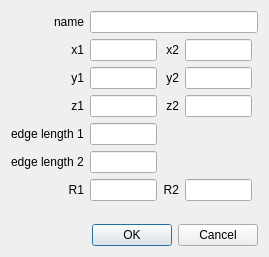
<?xml version="1.0" encoding="UTF-8"?>
<ui version="4.0">
 <class>GuiEdgeLengthSourceCone</class>
 <widget class="QDialog" name="GuiEdgeLengthSourceCone">
  <property name="geometry">
   <rect>
    <x>0</x>
    <y>0</y>
    <width>269</width>
    <height>257</height>
   </rect>
  </property>
  <property name="windowTitle">
   <string>Dialog</string>
  </property>
  <layout class="QVBoxLayout" name="verticalLayout">
   <item>
    <layout class="QGridLayout" name="gridLayout">
     <item row="0" column="1" colspan="4">
      <widget class="QLineEdit" name="lineEditName"/>
     </item>
     <item row="0" column="0">
      <widget class="QLabel" name="label">
       <property name="text">
        <string>name</string>
       </property>
       <property name="alignment">
        <set>Qt::AlignRight|Qt::AlignTrailing|Qt::AlignVCenter</set>
       </property>
      </widget>
     </item>
     <item row="1" column="1">
      <widget class="QLineEdit" name="lineEditX1"/>
     </item>
     <item row="1" column="0">
      <widget class="QLabel" name="label_2">
       <property name="text">
        <string>x1</string>
       </property>
       <property name="alignment">
        <set>Qt::AlignRight|Qt::AlignTrailing|Qt::AlignVCenter</set>
       </property>
      </widget>
     </item>
     <item row="1" column="2">
      <widget class="QLabel" name="label_8">
       <property name="text">
        <string>x2</string>
       </property>
       <property name="alignment">
        <set>Qt::AlignRight|Qt::AlignTrailing|Qt::AlignVCenter</set>
       </property>
      </widget>
     </item>
     <item row="2" column="1">
      <widget class="QLineEdit" name="lineEditY1"/>
     </item>
     <item row="3" column="1">
      <widget class="QLineEdit" name="lineEditZ1"/>
     </item>
     <item row="2" column="0">
      <widget class="QLabel" name="label_9">
       <property name="text">
        <string>y1</string>
       </property>
       <property name="alignment">
        <set>Qt::AlignRight|Qt::AlignTrailing|Qt::AlignVCenter</set>
       </property>
      </widget>
     </item>
     <item row="3" column="0">
      <widget class="QLabel" name="label_10">
       <property name="text">
        <string>z1</string>
       </property>
       <property name="alignment">
        <set>Qt::AlignRight|Qt::AlignTrailing|Qt::AlignVCenter</set>
       </property>
      </widget>
     </item>
     <item row="2" column="2">
      <widget class="QLabel" name="label_11">
       <property name="text">
        <string>y2</string>
       </property>
       <property name="alignment">
        <set>Qt::AlignRight|Qt::AlignTrailing|Qt::AlignVCenter</set>
       </property>
      </widget>
     </item>
     <item row="3" column="2">
      <widget class="QLabel" name="label_12">
       <property name="text">
        <string>z2</string>
       </property>
       <property name="alignment">
        <set>Qt::AlignRight|Qt::AlignTrailing|Qt::AlignVCenter</set>
       </property>
      </widget>
     </item>
     <item row="2" column="3">
      <widget class="QLineEdit" name="lineEditY2"/>
     </item>
     <item row="3" column="3">
      <widget class="QLineEdit" name="lineEditZ2"/>
     </item>
     <item row="1" column="3">
      <widget class="QLineEdit" name="lineEditX2"/>
     </item>
     <item row="4" column="0">
      <widget class="QLabel" name="label_6">
       <property name="text">
        <string>edge length 1</string>
       </property>
      </widget>
     </item>
     <item row="5" column="0">
      <widget class="QLabel" name="label_7">
       <property name="text">
        <string>edge length 2</string>
       </property>
      </widget>
     </item>
     <item row="4" column="1">
      <widget class="QLineEdit" name="lineEditEL1"/>
     </item>
     <item row="5" column="1">
      <widget class="QLineEdit" name="lineEditEL2"/>
     </item>
     <item row="6" column="1">
      <widget class="QLineEdit" name="lineEditR1"/>
     </item>
     <item row="6" column="0">
      <widget class="QLabel" name="label_13">
       <property name="text">
        <string>R1</string>
       </property>
       <property name="alignment">
        <set>Qt::AlignRight|Qt::AlignTrailing|Qt::AlignVCenter</set>
       </property>
      </widget>
     </item>
     <item row="6" column="2">
      <widget class="QLabel" name="label_14">
       <property name="text">
        <string>R2</string>
       </property>
       <property name="alignment">
        <set>Qt::AlignRight|Qt::AlignTrailing|Qt::AlignVCenter</set>
       </property>
      </widget>
     </item>
     <item row="6" column="3">
      <widget class="QLineEdit" name="lineEditR2"/>
     </item>
    </layout>
   </item>
   <item>
    <spacer name="verticalSpacer">
     <property name="orientation">
      <enum>Qt::Vertical</enum>
     </property>
     <property name="sizeHint" stdset="0">
      <size>
       <width>20</width>
       <height>40</height>
      </size>
     </property>
    </spacer>
   </item>
   <item>
    <widget class="QDialogButtonBox" name="buttonBox">
     <property name="orientation">
      <enum>Qt::Horizontal</enum>
     </property>
     <property name="standardButtons">
      <set>QDialogButtonBox::Cancel|QDialogButtonBox::Ok</set>
     </property>
    </widget>
   </item>
  </layout>
 </widget>
 <tabstops>
  <tabstop>lineEditName</tabstop>
  <tabstop>lineEditX1</tabstop>
  <tabstop>lineEditY1</tabstop>
  <tabstop>lineEditZ1</tabstop>
  <tabstop>lineEditX2</tabstop>
  <tabstop>lineEditY2</tabstop>
  <tabstop>lineEditZ2</tabstop>
  <tabstop>lineEditEL1</tabstop>
  <tabstop>lineEditEL2</tabstop>
  <tabstop>lineEditR1</tabstop>
  <tabstop>lineEditR2</tabstop>
  <tabstop>buttonBox</tabstop>
 </tabstops>
 <resources/>
 <connections>
  <connection>
   <sender>buttonBox</sender>
   <signal>accepted()</signal>
   <receiver>GuiEdgeLengthSourceCone</receiver>
   <slot>accept()</slot>
   <hints>
    <hint type="sourcelabel">
     <x>248</x>
     <y>254</y>
    </hint>
    <hint type="destinationlabel">
     <x>157</x>
     <y>274</y>
    </hint>
   </hints>
  </connection>
  <connection>
   <sender>buttonBox</sender>
   <signal>rejected()</signal>
   <receiver>GuiEdgeLengthSourceCone</receiver>
   <slot>reject()</slot>
   <hints>
    <hint type="sourcelabel">
     <x>316</x>
     <y>260</y>
    </hint>
    <hint type="destinationlabel">
     <x>286</x>
     <y>274</y>
    </hint>
   </hints>
  </connection>
 </connections>
</ui>
